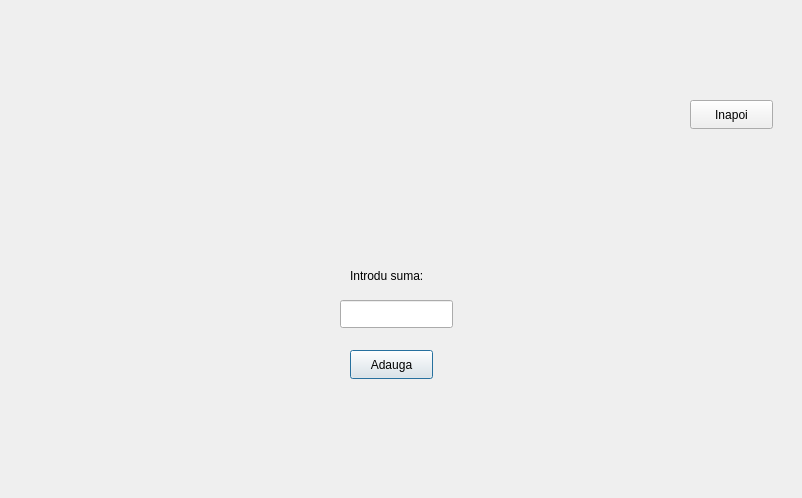
<?xml version="1.0" encoding="UTF-8"?>
<ui version="4.0">
 <class>fereastraBani</class>
 <widget class="QDialog" name="fereastraBani">
  <property name="geometry">
   <rect>
    <x>0</x>
    <y>0</y>
    <width>802</width>
    <height>498</height>
   </rect>
  </property>
  <property name="windowTitle">
   <string>Dialog</string>
  </property>
  <property name="styleSheet">
   <string notr="true">#fereastraBani{
background:url(:/imaginebuna.png)
}</string>
  </property>
  <widget class="QLineEdit" name="lineEdit">
   <property name="geometry">
    <rect>
     <x>340</x>
     <y>300</y>
     <width>113</width>
     <height>28</height>
    </rect>
   </property>
  </widget>
  <widget class="QLabel" name="label">
   <property name="geometry">
    <rect>
     <x>350</x>
     <y>260</y>
     <width>101</width>
     <height>31</height>
    </rect>
   </property>
   <property name="text">
    <string>Introdu suma:</string>
   </property>
  </widget>
  <widget class="QPushButton" name="pushButton">
   <property name="geometry">
    <rect>
     <x>350</x>
     <y>350</y>
     <width>83</width>
     <height>29</height>
    </rect>
   </property>
   <property name="text">
    <string>Adauga</string>
   </property>
  </widget>
  <widget class="QLabel" name="label_2">
   <property name="geometry">
    <rect>
     <x>300</x>
     <y>410</y>
     <width>191</width>
     <height>20</height>
    </rect>
   </property>
   <property name="text">
    <string/>
   </property>
  </widget>
  <widget class="QPushButton" name="pushButton_2">
   <property name="geometry">
    <rect>
     <x>690</x>
     <y>100</y>
     <width>83</width>
     <height>29</height>
    </rect>
   </property>
   <property name="text">
    <string>Inapoi</string>
   </property>
  </widget>
 </widget>
 <resources/>
 <connections/>
</ui>
